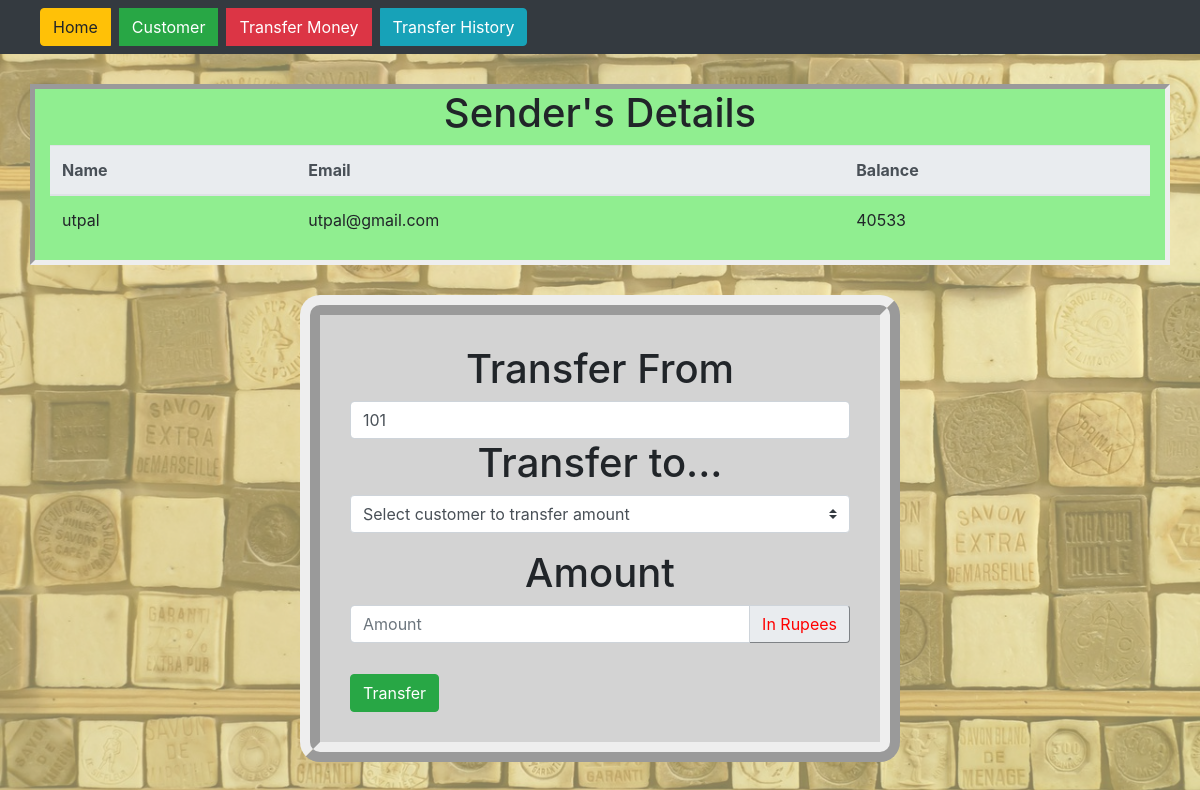
Page /transact.php?id=101 on the committed database.
### tables this page shows
CREATE TABLE `account` (
  `id` int(100) NOT NULL,
  `name` varchar(20) NOT NULL,
  `email` varchar(50) NOT NULL,
  `amount` varchar(50) NOT NULL
);

### transact.php (the view, shortened to what this page needs)
<?php
include "dbconn.php";
$id = $_GET['id'];
$sender_query = "select * from account where id='$id'";
$result  =  mysqli_query($con,$sender_query);
$row = mysqli_num_rows($result);
if($row > 0){
while($fetch = mysqli_fetch_assoc($result)){
$name  = $fetch['name'];
$email = $fetch['email'];
$amount = $fetch['amount'];
}
}
?>
<!DOCTYPE html>
<html lang="en">
<head>
  <link rel="stylesheet" href="https://maxcdn.bootstrapcdn.com/bootstrap/4.5.2/css/bootstrap.min.css">
  <link rel="stylesheet" href="https://maxcdn.bootstrapcdn.com/font-awesome/4.5.0/css/font-awesome.min.css">
</head>
<body style="background-color: #ffffb3;">
<nav class="navbar navbar-expand-sm bg-dark navbar-dark" id="nav">
  <div class="collapse navbar-collapse" id="collapsibleNavbar" style="justify-self : right;">
    <ul class="navbar-nav">
      <li class="nav-item">
      <div class="btn-group">
      <a type="button" href="home.php" class="btn btn-warning" style="margin-left : 8px; ">Home</a>
  <a type="button" href="customer.php" class="btn btn-success" style="margin-left : 8px;   ">Customer</a>
  <a type="button" href="transfer.php" class="btn btn-danger" style="margin-left : 8px; ">Transfer Money</a>
  <a type="button" href="transaction.php"class="btn btn-info" style="margin-left : 8px; ">Transfer History</a>
</div>
    </ul>
  </div>
</nav>
<div class="container"style="margin-top: 30px;background-color:lightgreen;border-width: 5px;border-style: inset;">
<h1 style="text-align:center">Sender's Details</h1>
<table class="table">
    <thead class="thead-light">
      <tr>
        <th>Name</th>
        <th>Email</th>
        <th>Balance</th>
      </tr>
    </thead>
    <tbody>
      <tr>
        <td><?php echo $name ?></td>
        <td><?php echo $email ?> </td>
        <td><?php echo $amount ?></td>
      </tr>
    </tbody>
  </table>
  </div>
<div class="container " style="width:50%; margin-top: 30px; padding: 30px; background-color: lightgray;  border-radius: 20px;border-style: outset;border-width: 20px;border-style: ridge;">
   <form action="update.php" type= "GET">
   <h1 style="text-align:center">Transfer From</h1>
    <input type="text" name="sender_id" class="form-control" placeholder="sender Id" value="<?php echo $id ?>">
    <h1 style="text-align:center">Transfer to...</h1>
    <select name="customer" class="custom-select mb-3">
   <?php
     $query = "SELECT * from account";
      $run = mysqli_query($con,$query);
      $row = mysqli_num_rows($run);
      if($row > 0){
       echo  '<option selected>Select customer to transfer amount</option>';
  }
    ?>
     </select>
    <h1 style="text-align:center">Amount</h1>
    <div class="input-group mb-3">
    <input type="text" name="amount" class="form-control" placeholder="Amount">
    <div class="input-group-append" >
      <span class="input-group-text"style="color:red;border-style: outset;">In Rupees</span>
    </div>
  </div>
  <button type="submit" name="transact" class="btn btn-success"style="margin-top: 15px">Transfer</button>
  </form>
</div>
</body>
</html>

### rows in the picture
account: name "utpal", email "utpal@gmail.com", amount "40533"
